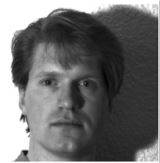
#> input picture images/person.JPG, 160 x 163 px, found by its file name
$ python Negativo.py
#> lines starting #> are read from the running program, lines starting #| are printed output that depends on the picture
import cv2
import numpy as np

image_Path = "images\person.jpg"
image = cv2.imread(image_Path, cv2.IMREAD_GRAYSCALE)
#> image is the input picture: shape (163, 160); min 0, max 255, mean 111.2
cv2.imshow("Imagem Original", image)
cv2.waitKey(0)

negative = image.max() - image
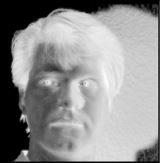
#> negative: shape (163, 160); min 0, max 255, mean 143.8
cv2.imshow("Imagem Negativo", negative)
cv2.waitKey(0)

$ run again, with images/CT.JPG copied over images/person.JPG
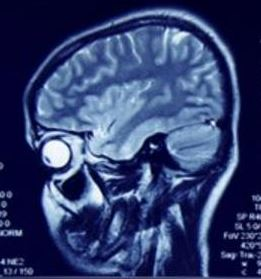
#> input picture images/CT.JPG, 261 x 279 px, found by its file name
#> `image = cv2.imread(image_Path, cv2.IMREAD_GRAYSCALE)`:
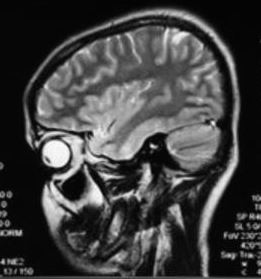
#> image: shape (279, 261); min 0, max 255, mean 65.5
#> `negative = image.max() - image`:
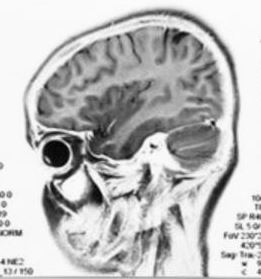
#> negative: shape (279, 261); min 0, max 255, mean 189.5
